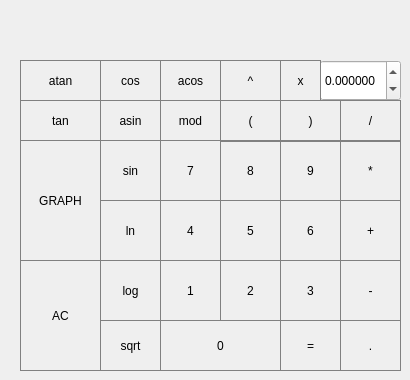
    <widget class="QWidget" name="calc">
     <attribute name="title">
      <string>calc</string>
     </attribute>
     <widget class="QLabel" name="result_show">
      <property name="geometry">
       <rect>
        <x>20</x>
        <y>0</y>
        <width>381</width>
        <height>61</height>
       </rect>
      </property>
      <property name="styleSheet">
       <string notr="true">QLabel {
  qproperty-alignment: 'AlignVCenter | AlignRight';
  border: 1px solid gray;
}

background-color : white;</string>
      </property>
      <property name="text">
       <string/>
      </property>
      <property name="alignment">
       <set>Qt::AlignRight|Qt::AlignTrailing|Qt::AlignVCenter</set>
      </property>
     </widget>
     <widget class="QDoubleSpinBox" name="doubleSpinBox">
      <property name="geometry">
       <rect>
        <x>320</x>
        <y>60</y>
        <width>81</width>
        <height>41</height>
       </rect>
      </property>
      <property name="decimals">
       <number>6</number>
      </property>
      <property name="minimum">
       <double>-1000000000000000.000000000000000</double>
      </property>
      <property name="maximum">
       <double>1000000000000000.000000000000000</double>
      </property>
      <property name="singleStep">
       <double>1.000000000000000</double>
      </property>
     </widget>
     <widget class="QPushButton" name="pushButton_x_num">
      <property name="geometry">
       <rect>
        <x>280</x>
        <y>60</y>
        <width>41</width>
        <height>41</height>
       </rect>
      </property>
      <property name="styleSheet">
       <string notr="true">QPushButton {
   border: 1px solid gray;
}
QPushButton:pressed {
    background-color: qlineargradient(x1: 0, y1: 0, x2: 0, y2: 1,
                                      stop: 0 #dadbde, stop: 1 #f6f7fa);
}</string>
      </property>
      <property name="text">
       <string>x</string>
      </property>
     </widget>
     <widget class="QPushButton" name="pushButton_pow">
      <property name="geometry">
       <rect>
        <x>220</x>
        <y>60</y>
        <width>61</width>
        <height>41</height>
       </rect>
      </property>
      <property name="styleSheet">
       <string notr="true">QPushButton {
   border: 1px solid gray;
}
QPushButton:pressed {
    background-color: qlineargradient(x1: 0, y1: 0, x2: 0, y2: 1,
                                      stop: 0 #dadbde, stop: 1 #f6f7fa);
}</string>
      </property>
      <property name="text">
       <string>^</string>
      </property>
     </widget>
     <widget class="QPushButton" name="pushButton_acos">
      <property name="geometry">
       <rect>
        <x>160</x>
        <y>60</y>
        <width>61</width>
        <height>41</height>
       </rect>
      </property>
      <property name="styleSheet">
       <string notr="true">QPushButton {
   border: 1px solid gray;
}
QPushButton:pressed {
    background-color: qlineargradient(x1: 0, y1: 0, x2: 0, y2: 1,
                                      stop: 0 #dadbde, stop: 1 #f6f7fa);
}</string>
      </property>
      <property name="text">
       <string>acos</string>
      </property>
     </widget>
     <widget class="QPushButton" name="pushButton_cos">
      <property name="geometry">
       <rect>
        <x>100</x>
        <y>60</y>
        <width>61</width>
        <height>41</height>
       </rect>
      </property>
      <property name="styleSheet">
       <string notr="true">QPushButton {
   border: 1px solid gray;
}
QPushButton:pressed {
    background-color: qlineargradient(x1: 0, y1: 0, x2: 0, y2: 1,
                                      stop: 0 #dadbde, stop: 1 #f6f7fa);
}</string>
      </property>
      <property name="text">
       <string>cos</string>
      </property>
     </widget>
     <widget class="QPushButton" name="pushButton_atan">
      <property name="geometry">
       <rect>
        <x>20</x>
        <y>60</y>
        <width>81</width>
        <height>41</height>
       </rect>
      </property>
      <property name="toolTipDuration">
       <number>0</number>
      </property>
      <property name="styleSheet">
       <string notr="true">QPushButton {
   border: 1px solid gray;
}
QPushButton:pressed {
    background-color: qlineargradient(x1: 0, y1: 0, x2: 0, y2: 1,
                                      stop: 0 #dadbde, stop: 1 #f6f7fa);
}</string>
      </property>
      <property name="text">
       <string>atan</string>
      </property>
     </widget>
     <widget class="QPushButton" name="pushButton_div">
      <property name="geometry">
       <rect>
        <x>340</x>
        <y>100</y>
        <width>61</width>
        <height>42</height>
       </rect>
      </property>
      <property name="styleSheet">
       <string notr="true">QPushButton {
   border: 1px solid gray;
}
QPushButton:pressed {
    background-color: qlineargradient(x1: 0, y1: 0, x2: 0, y2: 1,
                                      stop: 0 #dadbde, stop: 1 #f6f7fa);
}</string>
      </property>
      <property name="text">
       <string>/</string>
      </property>
     </widget>
     <widget class="QPushButton" name="pushButton_close_brack">
      <property name="geometry">
       <rect>
        <x>280</x>
        <y>100</y>
        <width>61</width>
        <height>42</height>
       </rect>
      </property>
      <property name="styleSheet">
       <string notr="true">QPushButton {
  background-color: qDarken(rgb(215, 215, 215), 20);
  border: 1px solid gray;
}
QPushButton:pressed {
    background-color: qlineargradient(x1: 0, y1: 0, x2: 0, y2: 1,
                                      stop: 0 #BEBEBE, stop: 1 #D7D7D7);
}</string>
      </property>
      <property name="text">
       <string>)</string>
      </property>
     </widget>
     <widget class="QPushButton" name="pushButton_op_brack">
      <property name="geometry">
       <rect>
        <x>220</x>
        <y>100</y>
        <width>61</width>
        <height>42</height>
       </rect>
      </property>
      <property name="styleSheet">
       <string notr="true">QPushButton {
  background-color: qDarken(rgb(215, 215, 215), 20);
  border: 1px solid gray;
}
QPushButton:pressed {
    background-color: qlineargradient(x1: 0, y1: 0, x2: 0, y2: 1,
                                      stop: 0 #BEBEBE, stop: 1 #D7D7D7);
}</string>
      </property>
      <property name="text">
       <string>(</string>
      </property>
     </widget>
     <widget class="QPushButton" name="pushButton_mod">
      <property name="geometry">
       <rect>
        <x>160</x>
        <y>100</y>
        <width>61</width>
        <height>41</height>
       </rect>
      </property>
      <property name="styleSheet">
       <string notr="true">QPushButton {
  background-color: qDarken(rgb(215, 215, 215), 20);
  border: 1px solid gray;
}
QPushButton:pressed {
    background-color: qlineargradient(x1: 0, y1: 0, x2: 0, y2: 1,
                                      stop: 0 #BEBEBE, stop: 1 #D7D7D7);
}</string>
      </property>
      <property name="text">
       <string>mod</string>
      </property>
     </widget>
     <widget class="QPushButton" name="pushButton_tan">
      <property name="geometry">
       <rect>
        <x>20</x>
        <y>100</y>
        <width>81</width>
        <height>41</height>
       </rect>
      </property>
      <property name="toolTipDuration">
       <number>0</number>
      </property>
      <property name="styleSheet">
       <string notr="true">QPushButton {
   border: 1px solid gray;
}
QPushButton:pressed {
    background-color: qlineargradient(x1: 0, y1: 0, x2: 0, y2: 1,
                                      stop: 0 #dadbde, stop: 1 #f6f7fa);
}</string>
      </property>
      <property name="text">
       <string>tan</string>
      </property>
     </widget>
     <widget class="QPushButton" name="pushButton_del">
      <property name="geometry">
       <rect>
        <x>20</x>
        <y>260</y>
        <width>81</width>
        <height>111</height>
       </rect>
      </property>
      <property name="styleSheet">
       <string notr="true">QPushButton {
   border: 1px solid gray;
}
QPushButton:pressed {
    background-color: qlineargradient(x1: 0, y1: 0, x2: 0, y2: 1,
                                      stop: 0 #dadbde, stop: 1 #f6f7fa);
}</string>
      </property>
      <property name="text">
       <string>AC</string>
      </property>
     </widget>
     <widget class="QPushButton" name="pushButton_asin">
      <property name="geometry">
       <rect>
        <x>100</x>
        <y>100</y>
        <width>61</width>
        <height>41</height>
       </rect>
      </property>
      <property name="styleSheet">
       <string notr="true">QPushButton {
   border: 1px solid gray;
}
QPushButton:pressed {
    background-color: qlineargradient(x1: 0, y1: 0, x2: 0, y2: 1,
                                      stop: 0 #dadbde, stop: 1 #f6f7fa);
}</string>
      </property>
      <property name="text">
       <string>asin</string>
      </property>
     </widget>
     <widget class="QPushButton" name="pushButton_sin">
      <property name="geometry">
       <rect>
        <x>100</x>
        <y>140</y>
        <width>61</width>
        <height>61</height>
       </rect>
      </property>
      <property name="styleSheet">
       <string notr="true">QPushButton {
   border: 1px solid gray;
}
QPushButton:pressed {
    background-color: qlineargradient(x1: 0, y1: 0, x2: 0, y2: 1,
                                      stop: 0 #dadbde, stop: 1 #f6f7fa);
}</string>
      </property>
      <property name="text">
       <string>sin</string>
      </property>
     </widget>
     <widget class="QPushButton" name="pushButton_ln">
      <property name="geometry">
       <rect>
        <x>100</x>
        <y>200</y>
        <width>61</width>
        <height>61</height>
       </rect>
      </property>
      <property name="styleSheet">
       <string notr="true">QPushButton {
   border: 1px solid gray;
}
QPushButton:pressed {
    background-color: qlineargradient(x1: 0, y1: 0, x2: 0, y2: 1,
                                      stop: 0 #dadbde, stop: 1 #f6f7fa);
}</string>
      </property>
      <property name="text">
       <string>ln</string>
      </property>
     </widget>
     <widget class="QPushButton" name="pushButton_log">
      <property name="geometry">
       <rect>
        <x>100</x>
        <y>260</y>
        <width>61</width>
        <height>61</height>
       </rect>
      </property>
      <property name="styleSheet">
       <string notr="true">QPushButton {
   border: 1px solid gray;
}
QPushButton:pressed {
    background-color: qlineargradient(x1: 0, y1: 0, x2: 0, y2: 1,
                                      stop: 0 #dadbde, stop: 1 #f6f7fa);
}</string>
      </property>
      <property name="text">
       <string>log</string>
      </property>
     </widget>
     <widget class="QPushButton" name="pushButton_sqrt">
      <property name="geometry">
       <rect>
        <x>100</x>
        <y>320</y>
        <width>61</width>
        <height>51</height>
       </rect>
      </property>
      <property name="styleSheet">
       <string notr="true">QPushButton {
   border: 1px solid gray;
}
QPushButton:pressed {
    background-color: qlineargradient(x1: 0, y1: 0, x2: 0, y2: 1,
                                      stop: 0 #dadbde, stop: 1 #f6f7fa);
}</string>
      </property>
      <property name="text">
       <string>sqrt</string>
      </property>
     </widget>
     <widget class="QPushButton" name="pushButton_7">
      <property name="geometry">
       <rect>
        <x>160</x>
        <y>140</y>
        <width>61</width>
        <height>61</height>
       </rect>
      </property>
      <property name="styleSheet">
       <string notr="true">QPushButton {
   border: 1px solid gray;
}
QPushButton:pressed {
    background-color: qlineargradient(x1: 0, y1: 0, x2: 0, y2: 1,
                                      stop: 0 #dadbde, stop: 1 #f6f7fa);
}</string>
      </property>
      <property name="text">
       <string>7</string>
      </property>
     </widget>
     <widget class="QPushButton" name="pushButton_8">
      <property name="geometry">
       <rect>
        <x>220</x>
        <y>140</y>
        <width>61</width>
        <height>61</height>
       </rect>
      </property>
      <property name="styleSheet">
       <string notr="true">QPushButton {
   border: 1px solid gray;
}
QPushButton:pressed {
    background-color: qlineargradient(x1: 0, y1: 0, x2: 0, y2: 1,
                                      stop: 0 #dadbde, stop: 1 #f6f7fa);
}</string>
      </property>
      <property name="text">
       <string>8</string>
      </property>
     </widget>
     <widget class="QPushButton" name="pushButton_9">
      <property name="geometry">
       <rect>
        <x>280</x>
        <y>140</y>
        <width>61</width>
        <height>61</height>
       </rect>
      </property>
      <property name="styleSheet">
       <string notr="true">QPushButton {
   border: 1px solid gray;
}
QPushButton:pressed {
    background-color: qlineargradient(x1: 0, y1: 0, x2: 0, y2: 1,
                                      stop: 0 #dadbde, stop: 1 #f6f7fa);
}</string>
      </property>
      <property name="text">
       <string>9</string>
      </property>
     </widget>
     <widget class="QPushButton" name="pushButton_4">
      <property name="geometry">
       <rect>
        <x>160</x>
        <y>200</y>
        <width>61</width>
        <height>61</height>
       </rect>
      </property>
      <property name="styleSheet">
       <string notr="true">QPushButton {
   border: 1px solid gray;
}
QPushButton:pressed {
    background-color: qlineargradient(x1: 0, y1: 0, x2: 0, y2: 1,
                                      stop: 0 #dadbde, stop: 1 #f6f7fa);
}</string>
      </property>
      <property name="text">
       <string>4</string>
      </property>
     </widget>
     <widget class="QPushButton" name="pushButton_5">
      <property name="geometry">
       <rect>
        <x>220</x>
        <y>200</y>
        <width>61</width>
        <height>61</height>
       </rect>
      </property>
      <property name="styleSheet">
       <string notr="true">QPushButton {
   border: 1px solid gray;
}
QPushButton:pressed {
    background-color: qlineargradient(x1: 0, y1: 0, x2: 0, y2: 1,
                                      stop: 0 #dadbde, stop: 1 #f6f7fa);
}</string>
      </property>
      <property name="text">
       <string>5</string>
      </property>
     </widget>
     <widget class="QPushButton" name="pushButton_6">
      <property name="geometry">
       <rect>
        <x>280</x>
        <y>200</y>
        <width>61</width>
        <height>61</height>
       </rect>
      </property>
      <property name="styleSheet">
       <string notr="true">QPushButton {
   border: 1px solid gray;
}
QPushButton:pressed {
    background-color: qlineargradient(x1: 0, y1: 0, x2: 0, y2: 1,
                                      stop: 0 #dadbde, stop: 1 #f6f7fa);
}</string>
      </property>
      <property name="text">
       <string>6</string>
      </property>
     </widget>
     <widget class="QPushButton" name="pushButton_1">
      <property name="geometry">
       <rect>
        <x>160</x>
        <y>260</y>
        <width>61</width>
        <height>61</height>
       </rect>
      </property>
      <property name="styleSheet">
       <string notr="true">QPushButton {
   border: 1px solid gray;
}
QPushButton:pressed {
    background-color: qlineargradient(x1: 0, y1: 0, x2: 0, y2: 1,
                                      stop: 0 #dadbde, stop: 1 #f6f7fa);
}</string>
      </property>
      <property name="text">
       <string>1</string>
      </property>
     </widget>
     <widget class="QPushButton" name="pushButton_2">
      <property name="geometry">
       <rect>
        <x>220</x>
        <y>260</y>
        <width>61</width>
        <height>61</height>
       </rect>
      </property>
      <property name="styleSheet">
       <string notr="true">QPushButton {
   border: 1px solid gray;
}
QPushButton:pressed {
    background-color: qlineargradient(x1: 0, y1: 0, x2: 0, y2: 1,
                                      stop: 0 #dadbde, stop: 1 #f6f7fa);
}</string>
      </property>
      <property name="text">
       <string>2</string>
      </property>
     </widget>
     <widget class="QPushButton" name="pushButton_3">
      <property name="geometry">
       <rect>
        <x>280</x>
        <y>260</y>
        <width>61</width>
        <height>61</height>
       </rect>
      </property>
      <property name="styleSheet">
       <string notr="true">QPushButton {
   border: 1px solid gray;
}
QPushButton:pressed {
    background-color: qlineargradient(x1: 0, y1: 0, x2: 0, y2: 1,
                                      stop: 0 #dadbde, stop: 1 #f6f7fa);
}</string>
      </property>
      <property name="text">
       <string>3</string>
      </property>
     </widget>
     <widget class="QPushButton" name="pushButton_0">
      <property name="geometry">
       <rect>
        <x>160</x>
        <y>320</y>
        <width>121</width>
        <height>51</height>
       </rect>
      </property>
      <property name="styleSheet">
       <string notr="true">QPushButton {
	border: 1px solid gray;
}
QPushButton:pressed {
	background-color: qlineargradient(x1: 0, y1: 0, x2: 0, y2: 1, stop: 0 #dadbde, stop: 1 #f6f7fa);
}</string>
      </property>
      <property name="text">
       <string>0</string>
      </property>
     </widget>
     <widget class="QPushButton" name="pushButton_result_show">
      <property name="geometry">
       <rect>
        <x>280</x>
        <y>320</y>
        <width>61</width>
        <height>51</height>
       </rect>
      </property>
      <property name="styleSheet">
       <string notr="true">QPushButton {
  background-color: qDarken(rgb(215, 215, 215), 20);
  border: 1px solid gray;
}
QPushButton:pressed {
    background-color: qlineargradient(x1: 0, y1: 0, x2: 0, y2: 1,
                                      stop: 0 #BEBEBE, stop: 1 #D7D7D7);
}</string>
      </property>
      <property name="text">
       <string>=</string>
      </property>
     </widget>
     <widget class="QPushButton" name="pushButton_dot">
      <property name="geometry">
       <rect>
        <x>340</x>
        <y>320</y>
        <width>61</width>
        <height>51</height>
       </rect>
      </property>
      <property name="styleSheet">
       <string notr="true">QPushButton {
   border: 1px solid gray;
}
QPushButton:pressed {
    background-color: qlineargradient(x1: 0, y1: 0, x2: 0, y2: 1,
                                      stop: 0 #dadbde, stop: 1 #f6f7fa);
}</string>
      </property>
      <property name="text">
       <string>.</string>
      </property>
     </widget>
     <widget class="QPushButton" name="pushButton_add">
      <property name="geometry">
       <rect>
        <x>340</x>
        <y>200</y>
        <width>61</width>
        <height>61</height>
       </rect>
      </property>
      <property name="styleSheet">
       <string notr="true">QPushButton {
   border: 1px solid gray;
}
QPushButton:pressed {
    background-color: qlineargradient(x1: 0, y1: 0, x2: 0, y2: 1,
                                      stop: 0 #dadbde, stop: 1 #f6f7fa);
}</string>
      </property>
      <property name="text">
       <string>+</string>
      </property>
     </widget>
     <widget class="QPushButton" name="pushButton_sub">
      <property name="geometry">
       <rect>
        <x>340</x>
        <y>260</y>
        <width>61</width>
        <height>61</height>
       </rect>
      </property>
      <property name="styleSheet">
       <string notr="true">QPushButton {
   border: 1px solid gray;
}
QPushButton:pressed {
    background-color: qlineargradient(x1: 0, y1: 0, x2: 0, y2: 1,
                                      stop: 0 #dadbde, stop: 1 #f6f7fa);
}</string>
      </property>
      <property name="text">
       <string>-</string>
      </property>
     </widget>
     <widget class="QPushButton" name="pushButton_mult">
      <property name="geometry">
       <rect>
        <x>340</x>
        <y>140</y>
        <width>61</width>
        <height>61</height>
       </rect>
      </property>
      <property name="styleSheet">
       <string notr="true">QPushButton {
   border: 1px solid gray;
}
QPushButton:pressed {
    background-color: qlineargradient(x1: 0, y1: 0, x2: 0, y2: 1,
                                      stop: 0 #dadbde, stop: 1 #f6f7fa);
}</string>
      </property>
      <property name="text">
       <string>*</string>
      </property>
     </widget>
     <widget class="QPushButton" name="pushButton_graph">
      <property name="geometry">
       <rect>
        <x>20</x>
        <y>140</y>
        <width>81</width>
        <height>121</height>
       </rect>
      </property>
      <property name="styleSheet">
       <string notr="true">QPushButton {
   border: 1px solid gray;
}
QPushButton:pressed {
    background-color: qlineargradient(x1: 0, y1: 0, x2: 0, y2: 1,
                                      stop: 0 #dadbde, stop: 1 #f6f7fa);
}</string>
      </property>
      <property name="text">
       <string>GRAPH</string>
      </property>
     </widget>
    </widget>
